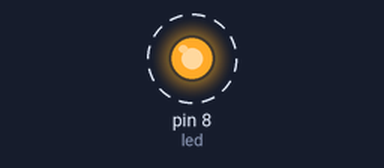
Bench run of a program on a simulated MicroPython board. Parts: output pins drawn as LEDs (lit = HIGH). Dashed ring = blinking. Library files of the repository ran but are not shown: 1 file(s); what the program prints to the serial console is not drawn.

Above: at 0.5 s.
Timing chart, 0 to 4.6 s (numbered marks = the images above):
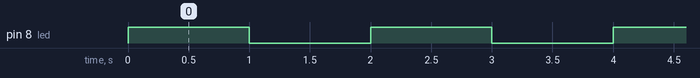

The program:

main.py
```python
from machine import Pin          #type: ignore
import time

# Try GPIO 8 first (most common for C3 SuperMini)
led = Pin(8, Pin.OUT)

while True:
    led.on()
    print("LED ON")
    time.sleep(1)

    led.off()
    print("LED OFF")
    time.sleep(1)
```

Measured:
- by itself, pin 8 (led): alternates HIGH for 1.0 s and LOW for 1.0 s
